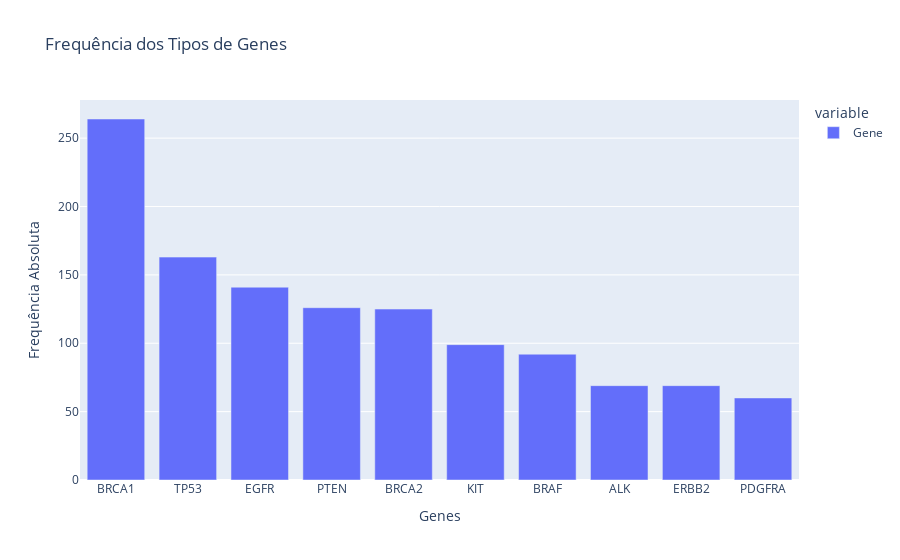

The code cell stored with this chart in its notebook:
### Markdown cell above
Ponto interessante:
- Podemos afirmar que os genes com mais de 16 ocorrências em nosso dataset comteplam 75% dos casos classificados.

### Code cell
# Distribuição dos tipos de Genes 10+
dfEDA1 = dfEDA['Gene'].value_counts().copy()
dfEDA1 = dfEDA1.head(10)
fig = px.bar(dfEDA1, title='Frequência dos Tipos de Genes')
fig.update_xaxes(title_text = 'Genes')
fig.update_yaxes(title_text = 'Frequência Absoluta')

### Figure 1 — Plotly figure (JSON) as saved in the notebook; plotly's stock layout.template omitted (floating-point values rounded to 4 significant figures)
{"data": [{"alignmentgroup": "True", "hovertemplate": "variable=Gene<br>index=%{x}<br>value=%{y}<extra></extra>", "legendgroup": "Gene", "marker": {"color": "#636efa", "pattern": {"shape": ""}}, "name": "Gene", "offsetgroup": "Gene", "orientation": "v", "showlegend": true, "textposition": "auto", "type": "bar", "x": ["BRCA1", "TP53", "EGFR", "PTEN", "BRCA2", "KIT", "BRAF", "ALK", "ERBB2", "PDGFRA"], "xaxis": "x", "y": [264, 163, 141, 126, 125, 99, 92, 69, 69, 60], "yaxis": "y"}], "layout": {"barmode": "relative", "legend": {"title": {"text": "variable"}, "tracegroupgap": 0}, "title": {"text": "Frequência dos Tipos de Genes"}, "xaxis": {"anchor": "y", "domain": [0, 1], "title": {"text": "Genes"}}, "yaxis": {"anchor": "x", "domain": [0, 1], "title": {"text": "Frequência Absoluta"}}}}
